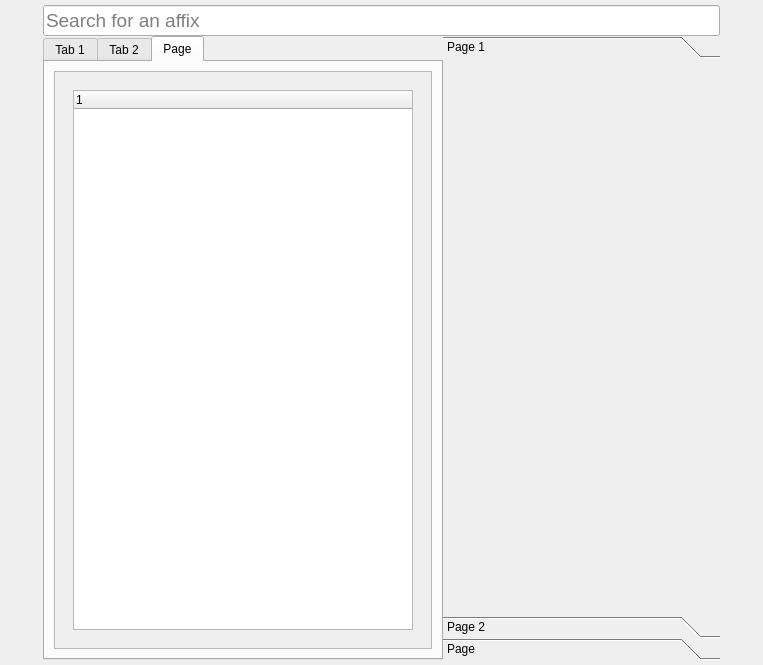
<?xml version="1.0" encoding="UTF-8"?>
<ui version="4.0">
 <class>Form</class>
 <widget class="QWidget" name="Form">
  <property name="geometry">
   <rect>
    <x>0</x>
    <y>0</y>
    <width>763</width>
    <height>665</height>
   </rect>
  </property>
  <property name="sizePolicy">
   <sizepolicy hsizetype="MinimumExpanding" vsizetype="MinimumExpanding">
    <horstretch>0</horstretch>
    <verstretch>0</verstretch>
   </sizepolicy>
  </property>
  <property name="windowTitle">
   <string>Form</string>
  </property>
  <layout class="QGridLayout" name="gridLayout_2">
   <property name="leftMargin">
    <number>5</number>
   </property>
   <property name="topMargin">
    <number>5</number>
   </property>
   <property name="rightMargin">
    <number>5</number>
   </property>
   <property name="bottomMargin">
    <number>5</number>
   </property>
   <property name="spacing">
    <number>0</number>
   </property>
   <item row="0" column="0">
    <layout class="QGridLayout" name="gridLayout">
     <property name="spacing">
      <number>0</number>
     </property>
     <item row="1" column="1">
      <widget class="QToolBox" name="toolBox">
       <property name="sizePolicy">
        <sizepolicy hsizetype="Fixed" vsizetype="MinimumExpanding">
         <horstretch>0</horstretch>
         <verstretch>0</verstretch>
        </sizepolicy>
       </property>
       <property name="minimumSize">
        <size>
         <width>277</width>
         <height>0</height>
        </size>
       </property>
       <property name="maximumSize">
        <size>
         <width>277</width>
         <height>16777215</height>
        </size>
       </property>
       <property name="currentIndex">
        <number>0</number>
       </property>
       <property name="tabSpacing">
        <number>0</number>
       </property>
       <widget class="QWidget" name="page">
        <property name="geometry">
         <rect>
          <x>0</x>
          <y>0</y>
          <width>277</width>
          <height>547</height>
         </rect>
        </property>
        <attribute name="label">
         <string>Page 1</string>
        </attribute>
        <layout class="QVBoxLayout" name="verticalLayout">
         <item>
          <widget class="QWidget" name="widget" native="true">
           <property name="sizePolicy">
            <sizepolicy hsizetype="MinimumExpanding" vsizetype="MinimumExpanding">
             <horstretch>0</horstretch>
             <verstretch>0</verstretch>
            </sizepolicy>
           </property>
           <property name="maximumSize">
            <size>
             <width>277</width>
             <height>16777215</height>
            </size>
           </property>
          </widget>
         </item>
        </layout>
       </widget>
       <widget class="QWidget" name="page_2">
        <property name="geometry">
         <rect>
          <x>0</x>
          <y>0</y>
          <width>277</width>
          <height>547</height>
         </rect>
        </property>
        <attribute name="label">
         <string>Page 2</string>
        </attribute>
        <layout class="QVBoxLayout" name="verticalLayout_2">
         <item>
          <widget class="QWidget" name="widget_2" native="true"/>
         </item>
        </layout>
       </widget>
       <widget class="QWidget" name="page_3">
        <attribute name="label">
         <string>Page</string>
        </attribute>
        <layout class="QVBoxLayout" name="verticalLayout_3">
         <item>
          <widget class="QWidget" name="widget_3" native="true"/>
         </item>
        </layout>
       </widget>
      </widget>
     </item>
     <item row="1" column="0">
      <widget class="QTabWidget" name="tabWidget">
       <property name="sizePolicy">
        <sizepolicy hsizetype="Fixed" vsizetype="MinimumExpanding">
         <horstretch>0</horstretch>
         <verstretch>0</verstretch>
        </sizepolicy>
       </property>
       <property name="minimumSize">
        <size>
         <width>400</width>
         <height>0</height>
        </size>
       </property>
       <property name="maximumSize">
        <size>
         <width>400</width>
         <height>16777215</height>
        </size>
       </property>
       <property name="currentIndex">
        <number>2</number>
       </property>
       <widget class="QWidget" name="tab">
        <attribute name="title">
         <string>Tab 1</string>
        </attribute>
        <layout class="QVBoxLayout" name="verticalLayout_4">
         <item>
          <widget class="QScrollArea" name="scrollArea">
           <property name="widgetResizable">
            <bool>true</bool>
           </property>
           <widget class="QWidget" name="scrollAreaWidgetContents">
            <property name="geometry">
             <rect>
              <x>0</x>
              <y>0</y>
              <width>370</width>
              <height>566</height>
             </rect>
            </property>
            <layout class="QVBoxLayout" name="verticalLayout_10">
             <item>
              <widget class="QWidget" name="widget_6" native="true">
               <layout class="QVBoxLayout" name="verticalLayout_11">
                <item>
                 <widget class="QTreeWidget" name="treeWidget">
                  <column>
                   <property name="text">
                    <string notr="true">1</string>
                   </property>
                  </column>
                 </widget>
                </item>
               </layout>
              </widget>
             </item>
            </layout>
           </widget>
          </widget>
         </item>
        </layout>
       </widget>
       <widget class="QWidget" name="tab_2">
        <attribute name="title">
         <string>Tab 2</string>
        </attribute>
        <layout class="QVBoxLayout" name="verticalLayout_5">
         <item>
          <widget class="QScrollArea" name="scrollArea_2">
           <property name="widgetResizable">
            <bool>true</bool>
           </property>
           <widget class="QWidget" name="scrollAreaWidgetContents_2">
            <property name="geometry">
             <rect>
              <x>0</x>
              <y>0</y>
              <width>370</width>
              <height>566</height>
             </rect>
            </property>
            <layout class="QVBoxLayout" name="verticalLayout_9">
             <item>
              <widget class="QWidget" name="widget_5" native="true">
               <layout class="QVBoxLayout" name="verticalLayout_7">
                <item>
                 <widget class="QTreeWidget" name="treeWidget_2">
                  <column>
                   <property name="text">
                    <string notr="true">1</string>
                   </property>
                  </column>
                 </widget>
                </item>
               </layout>
              </widget>
             </item>
            </layout>
           </widget>
          </widget>
         </item>
        </layout>
       </widget>
       <widget class="QWidget" name="tab_3">
        <attribute name="title">
         <string>Page</string>
        </attribute>
        <layout class="QVBoxLayout" name="verticalLayout_6">
         <item>
          <widget class="QScrollArea" name="scrollArea_3">
           <property name="widgetResizable">
            <bool>true</bool>
           </property>
           <widget class="QWidget" name="scrollAreaWidgetContents_3">
            <property name="geometry">
             <rect>
              <x>0</x>
              <y>0</y>
              <width>370</width>
              <height>566</height>
             </rect>
            </property>
            <layout class="QVBoxLayout" name="verticalLayout_8">
             <item>
              <widget class="QWidget" name="widget_4" native="true">
               <layout class="QVBoxLayout" name="verticalLayout_12">
                <item>
                 <widget class="QTreeWidget" name="treeWidget_3">
                  <column>
                   <property name="text">
                    <string notr="true">1</string>
                   </property>
                  </column>
                 </widget>
                </item>
               </layout>
              </widget>
             </item>
            </layout>
           </widget>
          </widget>
         </item>
        </layout>
       </widget>
      </widget>
     </item>
     <item row="0" column="0" colspan="2">
      <widget class="QLineEdit" name="lineEdit">
       <property name="sizePolicy">
        <sizepolicy hsizetype="MinimumExpanding" vsizetype="Fixed">
         <horstretch>0</horstretch>
         <verstretch>0</verstretch>
        </sizepolicy>
       </property>
       <property name="minimumSize">
        <size>
         <width>0</width>
         <height>31</height>
        </size>
       </property>
       <property name="font">
        <font>
         <pointsize>14</pointsize>
        </font>
       </property>
       <property name="focusPolicy">
        <enum>Qt::ClickFocus</enum>
       </property>
       <property name="text">
        <string/>
       </property>
       <property name="placeholderText">
        <string>Search for an affix</string>
       </property>
       <property name="clearButtonEnabled">
        <bool>true</bool>
       </property>
      </widget>
     </item>
    </layout>
   </item>
  </layout>
 </widget>
 <resources/>
 <connections/>
</ui>
